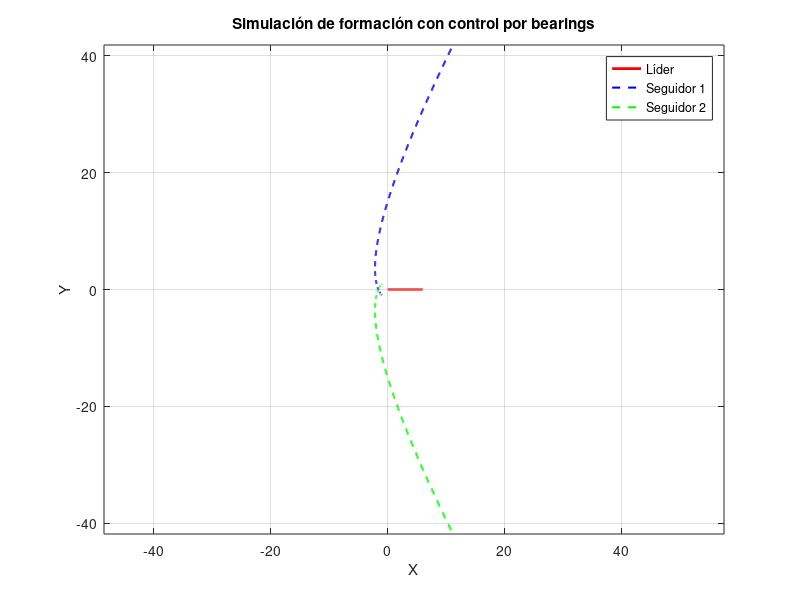

MATLAB code to generate this figure:
clear; clc; close all;

% Parámetros
dt = 0.05; T = 20; N = T/dt;
k_bearing = 1.5;

% Trajectory speed for the leader
trajectory_speed = 0.3;
max_dist_x = 10;

% Inicialización
leader = zeros(2, N);
follower1 = zeros(2, N);
follower2 = zeros(2, N);

% Posiciones iniciales
leader(:,1) = [0; 0];
follower1(:,1) = [-1; -1];
follower2(:,1) = [-1; 1];

% Desired bearings: seguidores mantendrán posición relativa respecto al líder
bearing1_desired = [1; 1]/norm([1; 1]);
bearing2_desired = [1; -1]/norm([1; -1]);

for k = 1:N-1
    t = (k-1)*dt;
    
    % === Trayectoria del líder ===
    x_d = min(t * trajectory_speed, max_dist_x);
    y_d = 0;
    leader(:,k+1) = [x_d; y_d];

    % === Control por bearings para follower 1 ===
    rel_vec1 = leader(:,k) - follower1(:,k);
    bearing1 = rel_vec1 / norm(rel_vec1);
    u1 = k_bearing * (bearing1_desired - bearing1);
    follower1(:,k+1) = follower1(:,k) + u1 * dt;

    % === Control por bearings para follower 2 ===
    rel_vec2 = leader(:,k) - follower2(:,k);
    bearing2 = rel_vec2 / norm(rel_vec2);
    u2 = k_bearing * (bearing2_desired - bearing2);
    follower2(:,k+1) = follower2(:,k) + u2 * dt;
end

% === Visualización ===
figure;
plot(leader(1,:), leader(2,:), 'r-', 'LineWidth', 2); hold on;
plot(follower1(1,:), follower1(2,:), 'b--', 'LineWidth', 1.5);
plot(follower2(1,:), follower2(2,:), 'g--', 'LineWidth', 1.5);
legend('Líder', 'Seguidor 1', 'Seguidor 2');
xlabel('X'); ylabel('Y'); axis equal; grid on;
title('Simulación de formación con control por bearings');
